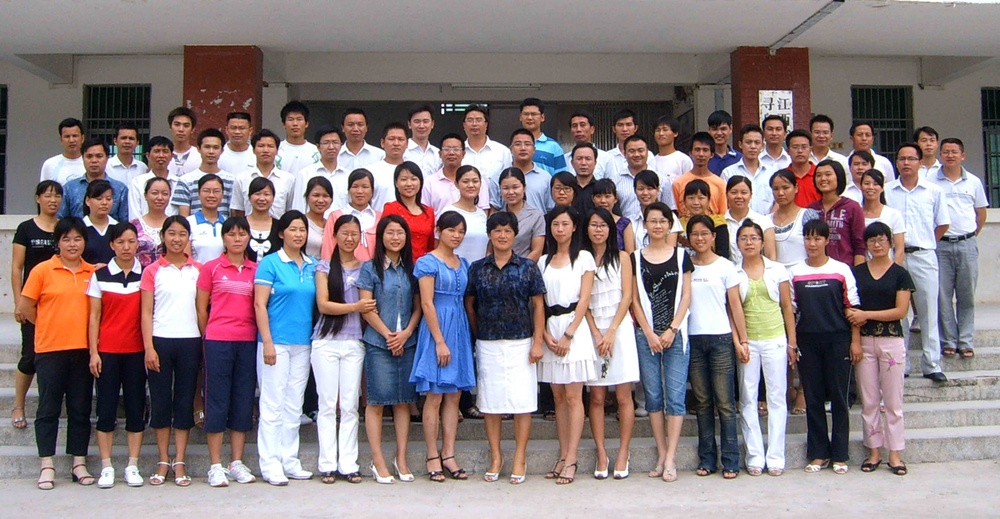
#> input picture python_repo/day4datasets/test_pic5.jpg, 1000 x 519 px, shrunk from 5334 x 2767 before the run
$ python face_detect.py
#> lines starting #> are read from the running program, lines starting #| are printed output that depends on the picture; after the words box and inside, x2 and y2 are one past the last pixel; in counts of white or black regions, pixels touching at a corner belong together
# Face Detection
# 2024-07-11

# Install OpenCV package: opencv-python

import cv2
import sys

image = "day4datasets/test_pic5.jpg"
casc = "day4datasets/haarcascade_frontalface_default.xml"

# Create the haar cascade
faceCascade = cv2.CascadeClassifier(casc)

# Read image
img = cv2.imread(image)
#> img is the input picture: shape (519, 1000, 3); mean B, G, R 127.6, 125.1, 139.1

# Remove color, convert to gray image
img_grey = cv2.cvtColor(img, cv2.COLOR_BGR2GRAY)
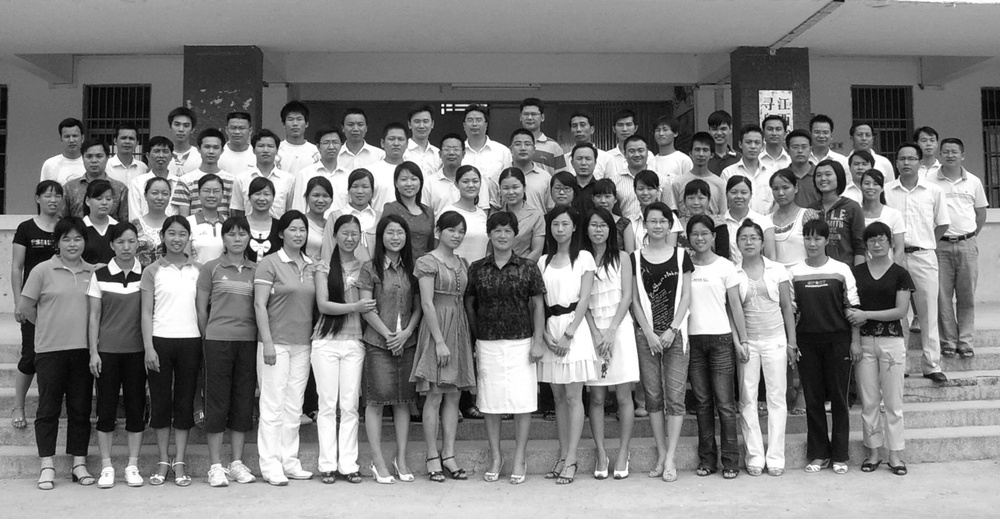
#> img_grey: shape (519, 1000); min 0, max 255, mean 129.5

# Detect faces
faces = faceCascade.detectMultiScale(img_grey, scaleFactor=1.4, minSize=(40,40))
#> faces = ()
print("Found {0} faces.".format(len(faces)))
#| Found 0 faces.

for (x,y,w,h) in faces:
    r = int(w/2)
    cv2.circle(img, (x+r, y+r), r+20, (200,0,0,100), thickness=5, lineType=1)
#> this loop made 0 passes

cv2.imwrite("faces.jpg", img)

$ run again, with python_repo/day4datasets/test_pic1.jpg copied over python_repo/day4datasets/test_pic5.jpg
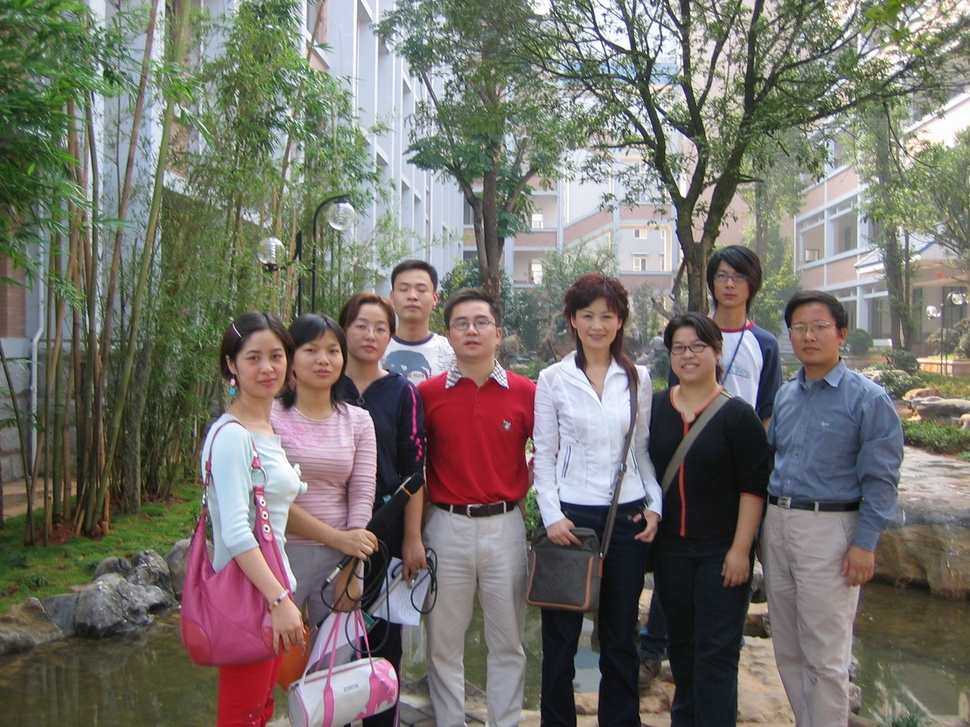
#> input picture python_repo/day4datasets/test_pic1.jpg, 970 x 727 px, shrunk from 2048 x 1536 before the run
#> img is the input picture: shape (727, 970, 3); mean B, G, R 107.5, 114.3, 118
#> `img_grey = cv2.cvtColor(img, cv2.COLOR_BGR2GRAY)`:
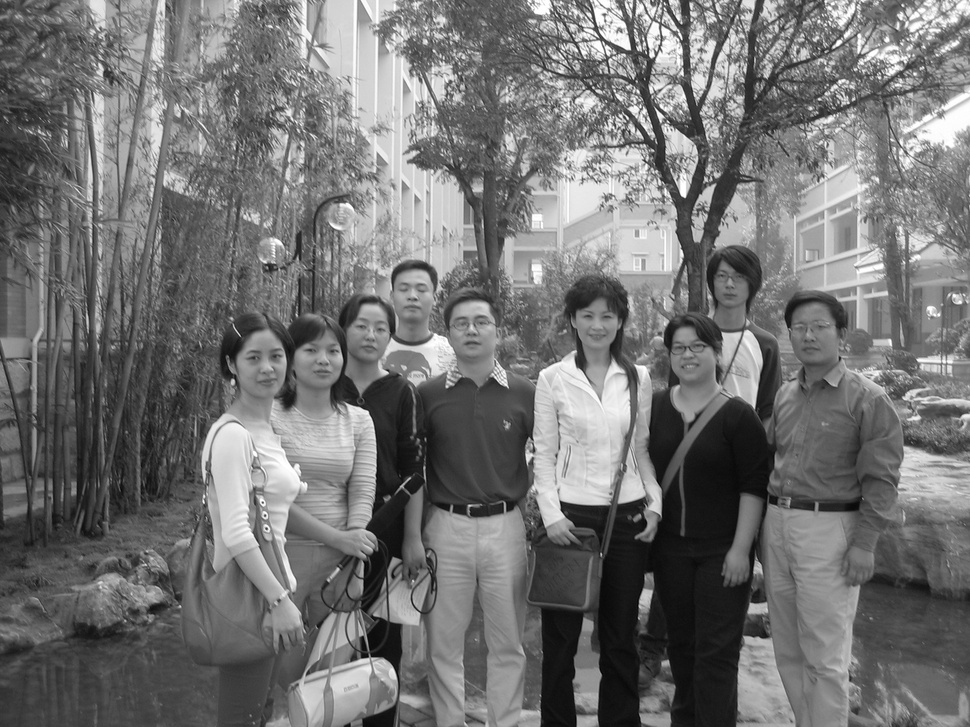
#> img_grey: shape (727, 970); min 1, max 255, mean 114.6
#> faces = [[663, 331, 47, 47], [382, 261, 66, 66], [564, 289, 66, 66], [439, 297, 66, 66], [336, 300, 66, 66], [777, 302, 66, 66], [287, 324, 66, 66], [231, 332, 66, 66]]
#| Found 8 faces.
#> the loop `for (x,y,w,h) in faces:` made 8 passes
#> (x, y, w, h, r) on passes 1 to 8: (663, 331, 47, 47, 23), (382, 261, 66, 66, 33), (564, 289, 66, 66, 33), (439, 297, 66, 66, 33), (336, 300, 66, 66, 33), (777, 302, 66, 66, 33), (287, 324, 66, 66, 33), (231, 332, 66, 66, 33)
#> after the loop `for (x,y,w,h) in faces:`:
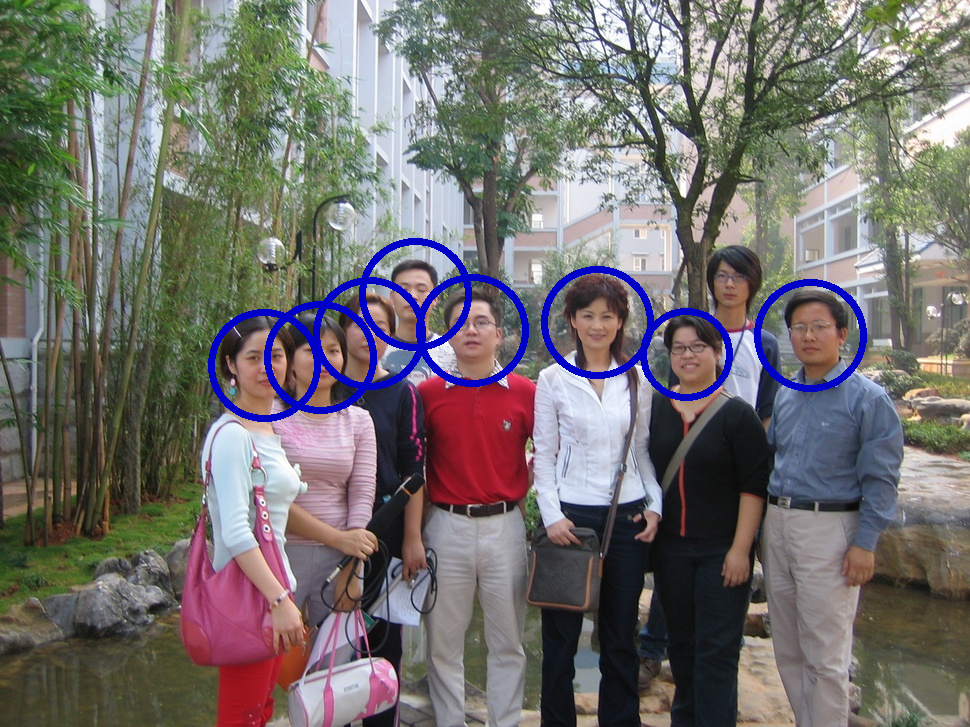
#> img: shape (727, 970, 3); 2.47% of pixels changed, all inside (x1, y1, x2, y2) = (208, 238, 867, 422)

$ run again, with python_repo/day4datasets/test_pic2.jpg copied over python_repo/day4datasets/test_pic5.jpg
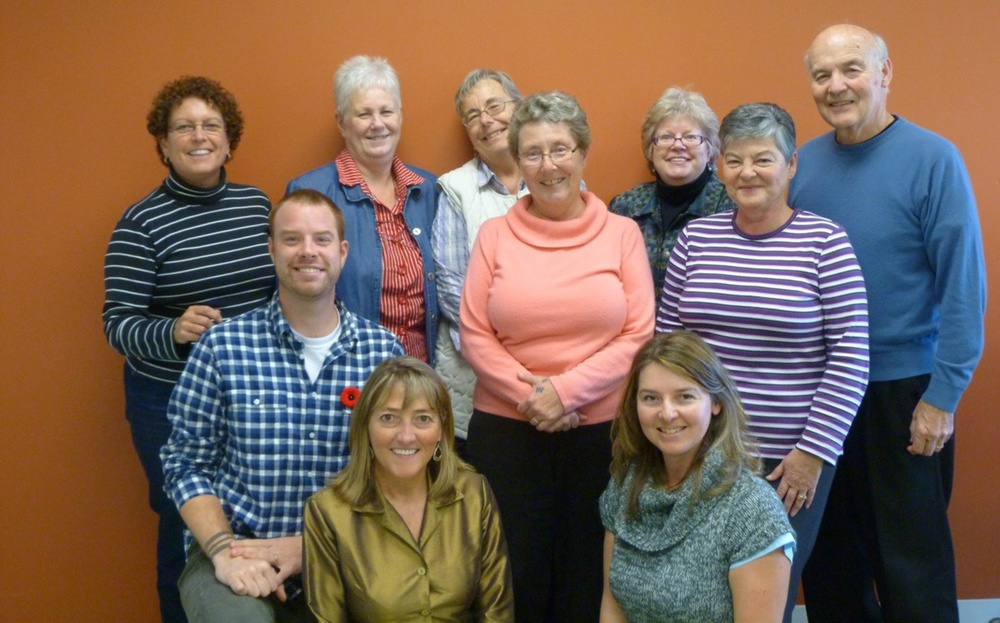
#> input picture python_repo/day4datasets/test_pic2.jpg, 1000 x 623 px, shrunk from 1380 x 860 before the run
#> img is the input picture: shape (623, 1000, 3); mean B, G, R 85.6, 100.5, 124.8
#> `img_grey = cv2.cvtColor(img, cv2.COLOR_BGR2GRAY)`:
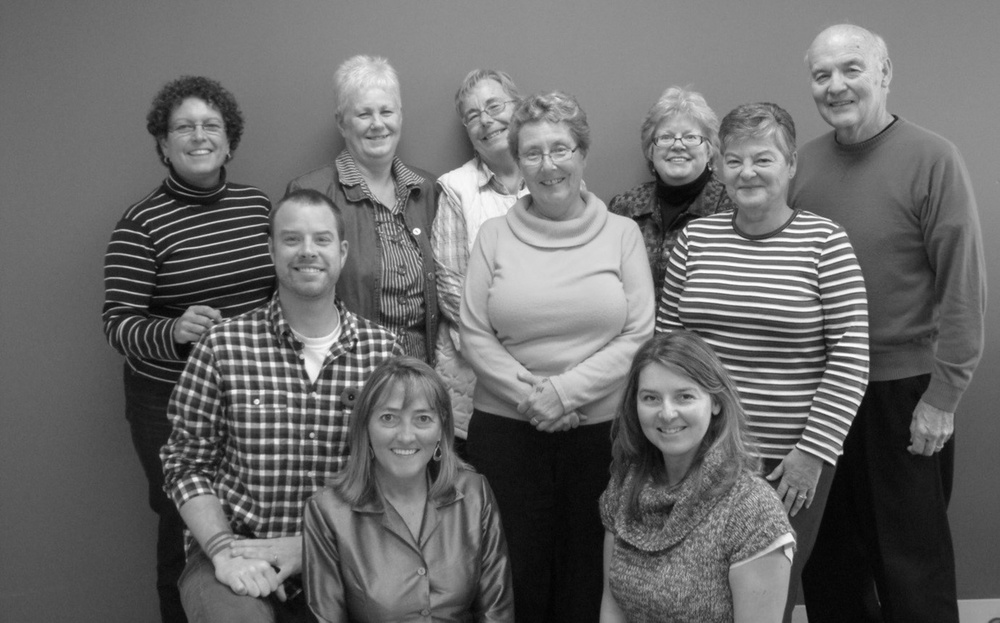
#> img_grey: shape (623, 1000); min 1, max 255, mean 106.1
#> faces = [[344, 87, 66, 66], [165, 100, 66, 66], [513, 125, 66, 66], [713, 136, 66, 66], [267, 206, 82, 82], [625, 363, 87, 87], [790, 36, 92, 92], [502, 113, 92, 92], [358, 383, 92, 92], [576, 203, 354, 354]]
#| Found 10 faces.
#> the loop `for (x,y,w,h) in faces:` made 10 passes
#> (x, y, w, h, r) on passes 1 to 8: (344, 87, 66, 66, 33), (165, 100, 66, 66, 33), (513, 125, 66, 66, 33), (713, 136, 66, 66, 33), (267, 206, 82, 82, 41), (625, 363, 87, 87, 43), (790, 36, 92, 92, 46), (502, 113, 92, 92, 46)
#> after the loop `for (x,y,w,h) in faces:`:
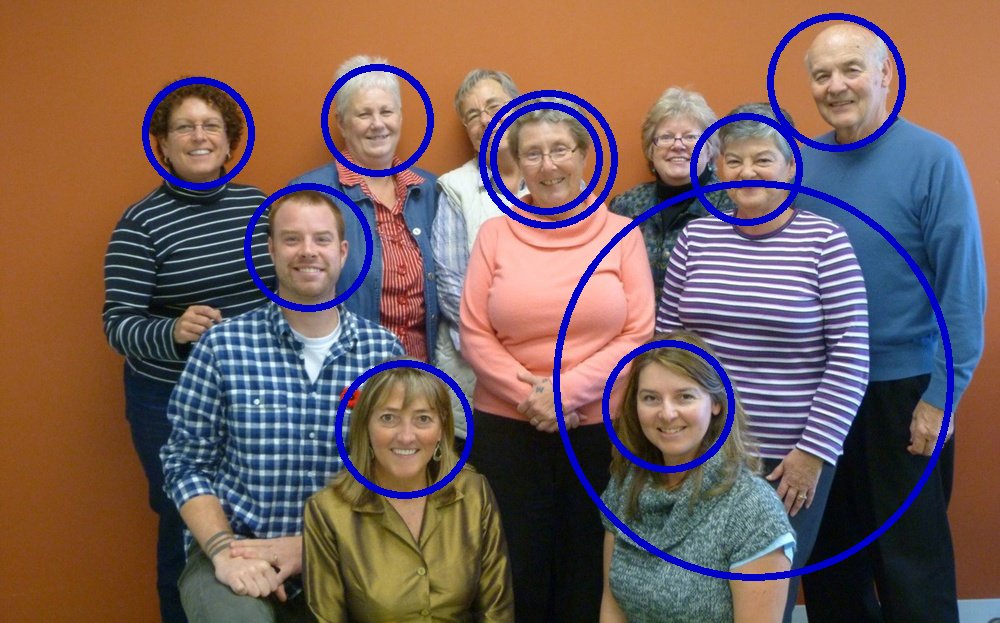
#> img: shape (623, 1000, 3); 5.15% of pixels changed, all inside (x1, y1, x2, y2) = (142, 13, 954, 581)

$ run again, with python_repo/day4datasets/test_pic3.jpg copied over python_repo/day4datasets/test_pic5.jpg
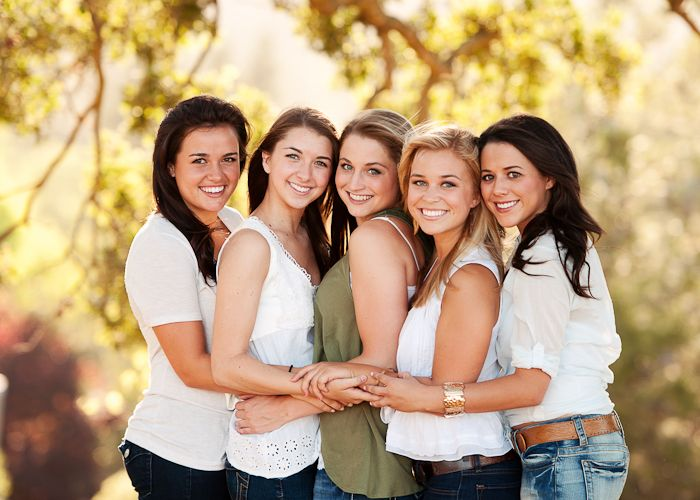
#> input picture python_repo/day4datasets/test_pic3.jpg, 700 x 500 px
#> img is the input picture: shape (500, 700, 3); mean B, G, R 126.4, 160.8, 187.3
#> `img_grey = cv2.cvtColor(img, cv2.COLOR_BGR2GRAY)`:
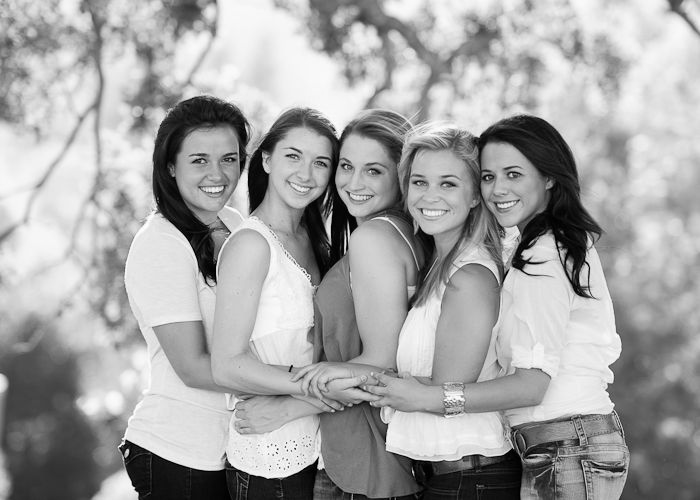
#> img_grey: shape (500, 700); min 0, max 255, mean 164.8
#> faces = [[268, 131, 74, 74], [171, 129, 81, 81], [323, 140, 74, 74], [465, 144, 79, 79], [395, 152, 79, 79]]
#| Found 5 faces.
#> the loop `for (x,y,w,h) in faces:` made 5 passes
#> (x, y, w, h, r) on passes 1 to 5: (268, 131, 74, 74, 37), (171, 129, 81, 81, 40), (323, 140, 74, 74, 37), (465, 144, 79, 79, 39), (395, 152, 79, 79, 39)
#> after the loop `for (x,y,w,h) in faces:`:
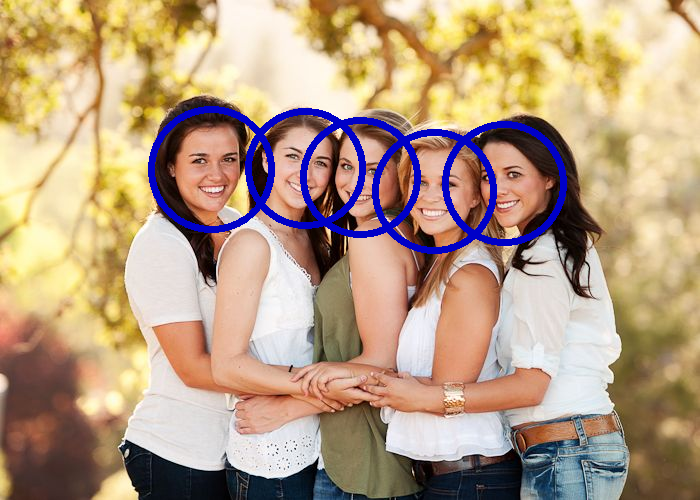
#> img: shape (500, 700, 3); 3.53% of pixels changed, all inside (x1, y1, x2, y2) = (148, 106, 567, 254)
